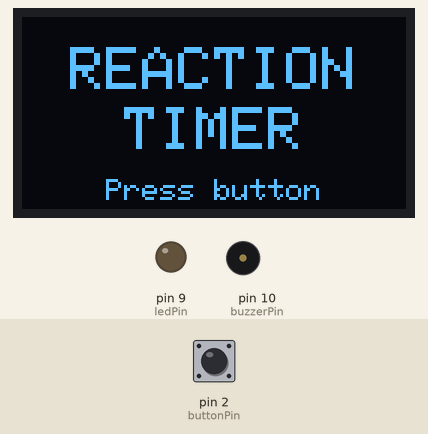
Recording of a sketch running on a simulated Arduino Uno, built with avr-gcc and run on an emulated ATmega328P. On the bench: 128×64 one-colour display, output pins drawn as LEDs (lit = HIGH), buzzer (waves = sounding). Inputs (shaded band) come from the test bench; at power-on: pin 2 (buttonPin) HIGH. Random numbers use the default seed unless the sketch sets one.

Above: at 1.2 s.
1.3 s: pin 2 (buttonPin) pulled LOW for 0.15 s
At 1.6 s:
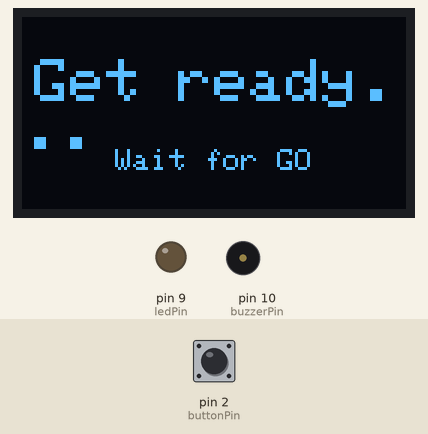
4.4 s: pin 2 (buttonPin) pulled LOW for 1 s
At 5.9 s:
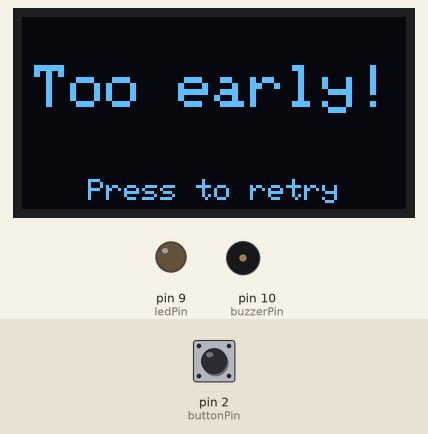
6.9 s: pin 2 (buttonPin) pulled LOW for 0.15 s
At 9.1 s:
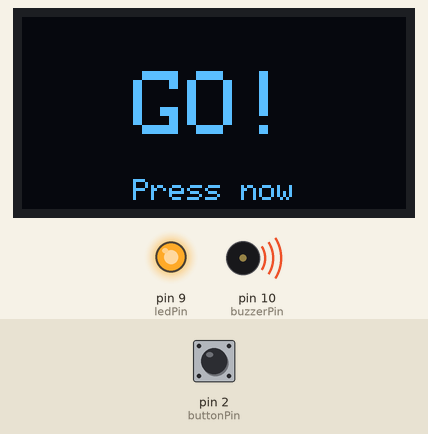
10.0 s: pin 2 (buttonPin) pulled LOW for 3.2 s
At 11.5 s:
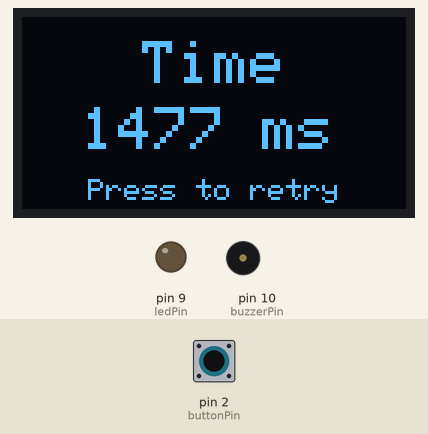
Timing chart, 0 to 13.0 s (numbered marks = the images above; inputs shaded):
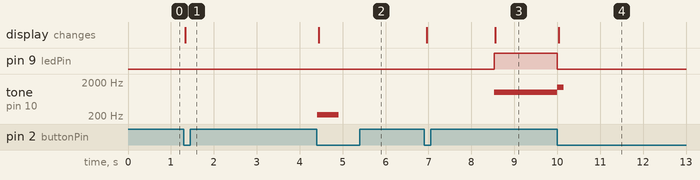

The sketch:

reaction_timer.ino
```cpp
/*
  Reaction Timer Demo Setup

  Parts:
  - 1 SSD1306 128x64 I2C OLED display
  - 1 pushbutton
  - 1 LED
  - 1 piezo buzzer
  - 1 resistor for the LED (220 ohm typical)

  Wiring:
  - OLED VCC -> 5V
  - OLED GND -> GND
  - OLED SDA -> board SDA
  - OLED SCL -> board SCL
  - LED anode -> pin 9 through the resistor
  - LED cathode -> GND
  - Pushbutton one side -> pin 2
  - Pushbutton other side -> GND
  - Buzzer positive -> pin 10
  - Buzzer negative -> GND

  Notes:
  - The button uses INPUT_PULLUP, so it reads pressed when connected to GND.
  - Install these libraries before uploading:
    - Adafruit GFX Library
    - Adafruit SSD1306
  - In Arduino IDE: Sketch -> Include Library -> Manage Libraries, then search for those names.
  - This sketch expects the display at I2C address 0x3C.
*/
#include <Wire.h>
#include <Adafruit_GFX.h>
#include <Adafruit_SSD1306.h>

#define SCREEN_WIDTH 128
#define SCREEN_HEIGHT 64
#define OLED_ADDR 0x3C

const int ledPin = 9;
const int buttonPin = 2;
const int buzzerPin = 10;

Adafruit_SSD1306 display(SCREEN_WIDTH, SCREEN_HEIGHT, &Wire, -1);

enum GameState {
  WAITING_TO_START,
  WAITING_RANDOM_DELAY,
  WAITING_FOR_REACTION,
  SHOW_RESULT,
  TOO_EARLY
};

GameState state = WAITING_TO_START;

unsigned long stateStartedAt = 0;
unsigned long randomDelayMs = 0;
unsigned long reactionStartedAt = 0;
unsigned long reactionTimeMs = 0;

bool lastButtonPressed = false;

bool buttonPressed() {
  return digitalRead(buttonPin) == LOW;
}

bool buttonJustPressed() {
  bool currentPressed = buttonPressed();
  bool justPressed = currentPressed && !lastButtonPressed;
  lastButtonPressed = currentPressed;
  return justPressed;
}

void setState(GameState newState) {
  state = newState;
  stateStartedAt = millis();
}

void drawCenteredText(const char* text, int y, int textSize) {
  int16_t x1, y1;
  uint16_t w, h;
  display.setTextSize(textSize);
  display.getTextBounds(text, 0, y, &x1, &y1, &w, &h);
  int x = (SCREEN_WIDTH - w) / 2;
  display.setCursor(x < 0 ? 0 : x, y);
  display.print(text);
}

void drawScreen() {
  display.clearDisplay();
  display.setTextColor(SSD1306_WHITE);

  switch (state) {
    case WAITING_TO_START:
      drawCenteredText("REACTION", 10, 2);
      drawCenteredText("TIMER", 30, 2);
      drawCenteredText("Press button", 54, 1);
      break;

    case WAITING_RANDOM_DELAY:
      drawCenteredText("Get ready...", 14, 2);
      drawCenteredText("Wait for GO", 44, 1);
      break;

    case WAITING_FOR_REACTION:
      drawCenteredText("GO!", 18, 3);
      drawCenteredText("Press now", 54, 1);
      break;

    case SHOW_RESULT:
      drawCenteredText("Time", 8, 2);
      display.setTextSize(2);
      display.setCursor(20, 30);
      display.print(reactionTimeMs);
      display.print(" ms");
      drawCenteredText("Press to retry", 54, 1);
      break;

    case TOO_EARLY:
      drawCenteredText("Too early!", 16, 2);
      drawCenteredText("Press to retry", 54, 1);
      break;
  }

  display.display();
}

void startRound() {
  digitalWrite(ledPin, LOW);
  noTone(buzzerPin);

  randomDelayMs = random(1500, 5001);
  reactionTimeMs = 0;
  setState(WAITING_RANDOM_DELAY);
}

void showReactionSignal() {
  digitalWrite(ledPin, HIGH);
  tone(buzzerPin, 1000);
  reactionStartedAt = millis();
  setState(WAITING_FOR_REACTION);
}

void showTooEarly() {
  digitalWrite(ledPin, LOW);
  tone(buzzerPin, 220, 500);
  setState(TOO_EARLY);
}

void showResult() {
  digitalWrite(ledPin, LOW);
  tone(buzzerPin, 1400, 150);
  setState(SHOW_RESULT);
}

void setup() {
  pinMode(ledPin, OUTPUT);
  pinMode(buttonPin, INPUT_PULLUP);
  pinMode(buzzerPin, OUTPUT);

  randomSeed(analogRead(A0));

  if (!display.begin(SSD1306_SWITCHCAPVCC, OLED_ADDR)) {
    while (true) {}
  }

  drawScreen();
}

void loop() {
  bool justPressed = buttonJustPressed();

  switch (state) {
    case WAITING_TO_START:
      if (justPressed) {
        startRound();
      }
      break;

    case WAITING_RANDOM_DELAY:
      if (justPressed) {
        showTooEarly();
      } else if (millis() - stateStartedAt >= randomDelayMs) {
        showReactionSignal();
      }
      break;

    case WAITING_FOR_REACTION:
      if (justPressed) {
        noTone(buzzerPin);
        reactionTimeMs = millis() - reactionStartedAt;
        showResult();
      }
      break;

    case SHOW_RESULT:
      if (justPressed) {
        startRound();
      }
      break;

    case TOO_EARLY:
      if (justPressed) {
        startRound();
      }
      break;
  }

  drawScreen();
}
```

Measured:
- after the input at 1.3 s, the display: changes at once (image 1)
- after the input at 6.9 s, pin 9 (ledPin): LOW → HIGH after 1.6 s; tone on pin 10 (buzzerPin): silent → 1000 Hz after 1.6 s; the display: first changes after 0.06 s (image 3 shows a later state)
- after the input at 10.0 s, pin 9 (ledPin): HIGH → LOW at once; tone on pin 10 (buzzerPin): 1000 Hz → 1400 Hz at once, → silent 0.15 s later; the display: changes at once (image 4)
